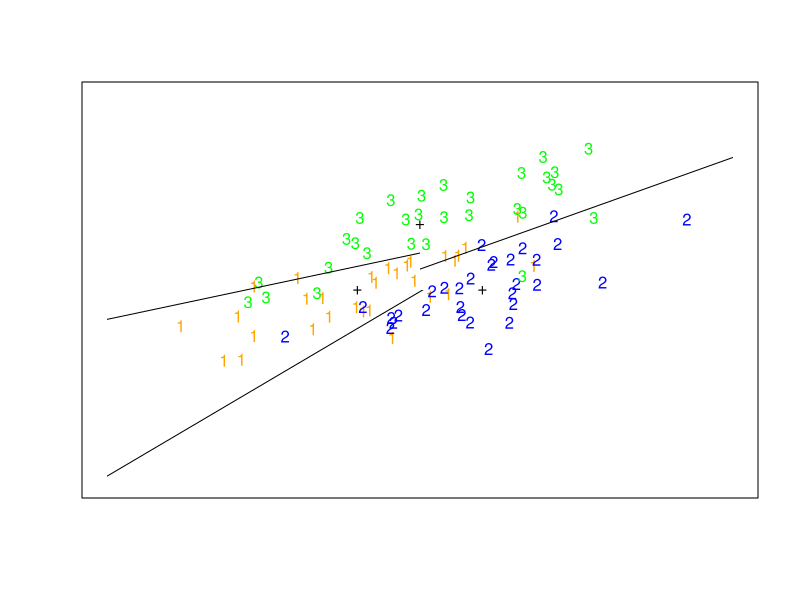

R code for this plot:
## ##############################################################################################
## file LDA/sim-4-5.R
## copyright (C) 2018 Lijun Wang <szcfweiya@gamil.com>
##
## This program is to simulate figure 4.5 in the book called The Elements of Statistical Learning.
## You also can found the translated documents from https://esl.hohoweiya.xyz
##
## The simulated data is from three gaussian distributions which have
## different means but same covariance.
## #############################################################################################

library(MASS)
library(mvtnorm)
#sigma = diag(1, 2, 2)
sigma = matrix(c(2,1,1,1), nrow = 2)
mu1 = c(-1, 0)
mu2 = c(1, 0)
mu3 = c(0, 1.7)

N = 1000
set.seed(123)
dm1 = mvrnorm(N, mu1, sigma)
dm2 = mvrnorm(N, mu2, sigma)
dm3 = mvrnorm(N, mu3, sigma)
z1 = dmvnorm(dm1, mu1, sigma)
z2 = dmvnorm(dm2, mu2, sigma)
z3 = dmvnorm(dm3, mu3, sigma)
lev1 = quantile(as.numeric(z1), 0.05)
lev2 = quantile(as.numeric(z2), 0.05)
lev3 = quantile(as.numeric(z3), 0.05)
# contour(dm1[,1],dm1[,2],z1,levels = lev1)
# 
# Error in contour.default(dm1[, 1], dm1[, 2], z1, levels = lev1) :
#   需要递增的'x'和'y'值
# myContour <- function(mu, sigma, level, col, n=100){
#   x.points <- seq(-5,5,length.out=n)
#   y.points <- x.points
#   z <- matrix(0,nrow=n,ncol=n)
#   for (i in 1:n) {
#     for (j in 1:n) {
#       z[i,j] <- dmvnorm(c(x.points[i],y.points[j]),
#                         mean=mu,sigma=sigma)
#     }
#   }
#   contour(x.points,y.points,z, levels = level, col = col, xlim = c(-10, 10), ylim = c(-10, 10), labels = "")
# }
# myContour(mu1, sigma, lev1, "orange")
# myContour(mu2, sigma, lev2, "blue")
# myContour(mu3, sigma, lev3, "green")
# 
# CANNOT put multi contour in one single figure



## ##############################################
## right panel
## ##############################################

N = 30

set.seed(123)
dm1 = mvrnorm(N, mu1, sigma)
dm2 = mvrnorm(N, mu2, sigma)
dm3 = mvrnorm(N, mu3, sigma)

m12 = lda(rbind(dm1, dm2), rep(c("c1","c2"), each=N))
m13 = lda(rbind(dm1, dm3), rep(c("c1","c3"), each=N))
m23 = lda(rbind(dm2, dm3), rep(c("c2","c3"), each=N))

calcY <- function(c, x) { return(-1*c[1]*x/c[2]) }

calcLD <- function(object) {
  mu = object$means
  mu.pool = colSums(mu)/2 ## (mu1+mu2)/2
  scaling = object$scaling
  intercept = sum(scaling * mu.pool)/scaling[2]
  slope = -1* scaling[1]/scaling[2]
  return(c(intercept, slope))
}

#plot
png("sim-fig-4-5-r-2.png")
plot(dm1[, 1], dm1[, 2], col = "orange", pch="1", 
     xlim = c(-5, 5), ylim = c(-5, 5), 
     xaxt="n", yaxt="n", xlab = "", ylab = "")
points(dm2[, 1], dm2[, 2], col = "blue", pch="2")
points(dm3[, 1], dm3[, 2], col = "green", pch="3")
points(rbind(mu1, mu2, mu3), pch="+", col="black")
clip(-5,5,-5,0) # refer to https://stackoverflow.com/questions/26472563/how-to-define-graphical-bounds-of-abline-linear-regression-in-r
#abline(0, -1*m12$scaling[1]/m12$scaling[2])
abline(calcLD(m12))
clip(-5,0,-5,5)
#abline(0, -1*m13$scaling[1]/m13$scaling[2])
abline(calcLD(m13))
clip(0,5,-5,5)
#abline(0, -1*m23$scaling[1]/m23$scaling[2])
abline(calcLD(m23))
dev.off()

## #######################################
## directly compute
## ######################################

## sample mean
zmu1 = colMeans(dm1)
zmu2 = colMeans(dm2)
zmu3 = colMeans(dm3)

## sample variance
zs1 = var(dm1)
zs2 = var(dm2)
zs3 = var(dm3)
zs12 = (zs1+zs2)/2 ## ((n1-1)S1+(n2-1)S2)/(n1+n2-2)
zs13 = (zs1+zs3)/2
zs23 = (zs2+zs3)/2

## #############################
## coef:
##   a = S^{-1}(mu1-mu2)
## #############################
za12 = solve(zs12) %*% (zmu1-zmu2)
za12
za13 = solve(zs13) %*% (zmu1-zmu3)
za13
za23 = solve(zs23) %*% (zmu2-zmu3)
za23

## ############################
## constant
##    0.5*a'(mu1+mu2)
## ############################
c12 = sum(za12 * (zmu1+zmu2)/2)
c13 = sum(za13 * (zmu1+zmu3)/2)
c23 = sum(za23 * (zmu2+zmu3)/2)

calcLD2 <- function(za, c) {return(c(c/za[2], -za[1]/za[2]))}
calcLD2(za12, c12)
calcLD2(za13, c13)
calcLD2(za23, c23)
cat("for class 1 and class 2",
    "\nuse lda results: ", calcLD(m12), "\ncompute directly: ", calcLD2(za12, c12),
    "\n",
    "\nfor class 1 and class 3", 
    "\nuse lda results: ", calcLD(m13), "\ncompute directly: ", calcLD2(za13, c13), 
    "\n",
    "\nfor class 2 and class 3",
    "\nuse lda results: ", calcLD(m23), "\ncompute directly: ", calcLD2(za23, c23))
